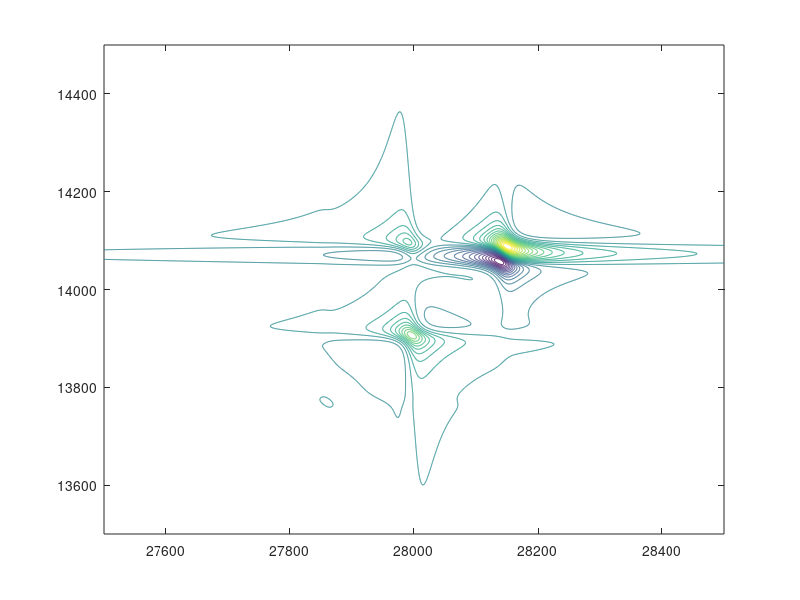

This chart was generated by the following MATLAB code:
Hamiltonian = [0, 0, 0, 0, 0, 0, 0, 0, 0, 0, 0, 0, 0, 0, 0, 0;
               0, 14000, 70, 6, 13, 0, 0, 0, 0, 0, 0, 0, 0, 0, 0, 0;
               0, 70, 14000, 13, 6, 0, 0, 0, 0, 0, 0, 0, 0, 0, 0, 0;
               0, 6, 13, 14000, 70, 0, 0, 0, 0, 0, 0, 0, 0, 0, 0, 0;
               0, 13, 6, 70, 14000, 0, 0, 0, 0, 0, 0, 0, 0, 0, 0, 0;
               0, 0, 0, 0, 0, 28000, 13, 6, 13, 6, 0, 0, 0, 0, 0, 0;
               0, 0, 0, 0, 0, 13, 28000, 70, 0, 70, 13, 0, 0, 0, 0,0;
               0, 0, 0, 0, 0, 6, 70, 28000, 70, 0, 6, 0, 0, 0, 0, 0;
               0, 0, 0, 0, 0, 13, 0, 70, 28000, 70, 13, 0, 0, 0, 0, 0;
               0, 0, 0, 0, 0, 6, 70, 0, 70, 28000, 6, 0, 0, 0, 0, 0;
               0, 0, 0, 0, 0, 0,  13, 6, 13, 6, 28000, 0, 0, 0, 0, 0;
               0, 0, 0, 0, 0, 0, 0, 0, 0, 0, 0, 42000, 13, 70, 6, 0;
               0, 0, 0, 0, 0, 0, 0, 0, 0, 0, 0, 13, 42000, 6, 70, 0;
               0, 0, 0, 0, 0, 0, 0, 0, 0, 0, 0, 70, 6, 42000, 13, 0;
               0, 0, 0, 0, 0, 0, 0, 0, 0, 0, 0, 6, 70, 13, 42000, 0;
               0, 0, 0, 0, 0, 0, 0, 0, 0, 0, 0, 0, 0, 0, 0, 56000]

[WSCP_Tik_Vek_h, WSCP_Tik_Reik_h] = eig(Hamiltonian)

Dipolio_matrica = [0, 1, 1, 1, 1, 0, 0, 0, 0, 0, 0, 0, 0, 0, 0, 0;
                   1, 0, 0, 0, 0, 1, 1, 1, 0, 0, 0, 0, 0, 0, 0, 0;
                   1, 0, 0, 0, 0, 1, 0, 0, 1, 1, 0, 0, 0, 0, 0, 0;
                   1, 0, 0, 0, 0, 0, 1, 0, 0, 1, 1, 0, 0, 0, 0, 0;
                   1, 0, 0, 0, 0, 0, 0, 1, 1, 0, 1, 0, 0, 0, 0, 0;
                   0, 1, 1, 0, 0, 0, 0, 0, 0, 0, 0, 1, 0, 1, 0, 0;
                   0, 1, 0, 1, 0, 0, 0, 0, 0, 0, 0, 1, 0, 0, 1, 0;
                   0, 1, 0, 0, 1, 0, 0, 0, 0, 0, 0, 0, 0, 1, 1, 0;
                   0, 0, 1, 0, 1, 0, 0, 0, 0, 0, 0, 0, 1, 1, 0, 0;
                   0, 0, 1, 1, 0, 0, 0, 0, 0, 0, 0, 1, 1, 0, 0, 0;
                   0, 0, 0, 1, 1, 0, 0, 0, 0, 0, 0, 0, 1, 0, 1, 0;
                   0, 0, 0, 0, 0, 1, 1, 0, 0, 1, 0, 0, 0, 0, 0, 1;
                   0, 0, 0, 0, 0, 0, 0, 0, 1, 1, 1, 0, 0, 0, 0, 1;
                   0, 0, 0, 0, 0, 1, 0, 1, 1, 0, 0, 0, 0, 0, 0, 1;
                   0, 0, 0, 0, 0, 0, 1, 1, 0, 0, 1, 0, 0, 0, 0, 1;
                   0, 1, 1, 1, 1, 0, 0, 0, 0, 0, 0, 1, 1, 1, 1, 0]

WSCP_trans_tik_vek_h = transpose(WSCP_Tik_Vek_h);

Dipolio_mat_tik_vek_H_baz = WSCP_trans_tik_vek_h*Dipolio_matrica*WSCP_Tik_Vek_h;

D_M_H = Dipolio_mat_tik_vek_H_baz;
H_T_R = WSCP_Tik_Reik_h


w_1 = 27500:1:28500;
w_2 = 13500:1:14500;
[W_1, W_2]= meshgrid(w_1, w_2);
G = 0;
for n = 2:5
    for j = 6:11
        for s = 2:5
             H_1 = H_T_R(j,j) - H_T_R(1,1);
             H_2 = H_T_R(s,s) - H_T_R(1,1);
             H_3 = H_T_R(j,j) - H_T_R(s,s);
             G = G + real(( ( (D_M_H(1,s)*D_M_H(s,j)*D_M_H(j,n)*D_M_H(n,1))./(  ((1i*W_1 - 1i*H_1) - 20) .* ((1i*W_2 - 1i*H_2) -  20) ) ) 
             - ( (D_M_H(1,s)*D_M_H(s,1)*D_M_H(j,n)*D_M_H(n,1))./(((1i*W_1 - 1i*H_1) - 20).*((1i*W_2 - 1i*H_3) -  20) ) )));
             
             
         end
     end     
 end
 
 maxG = max(max(abs(G)));
 contour(w_1, w_2, (asinh(G/maxG)*100), 30) 
